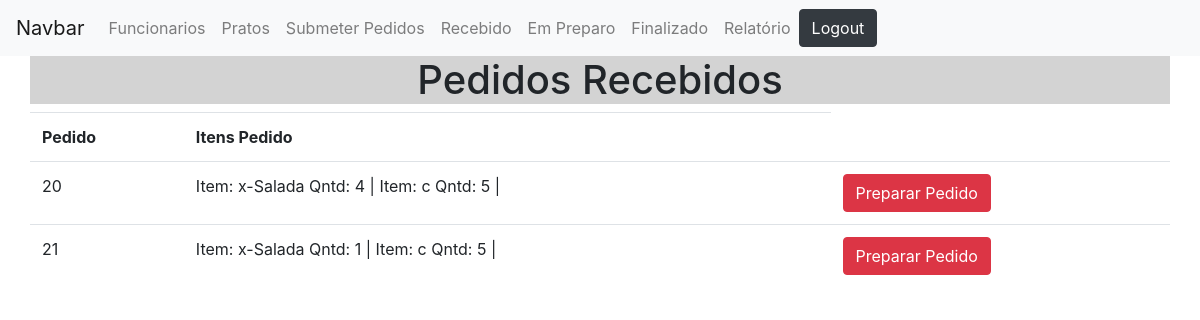
/Projeto/view/recebido.php (signed in), run on the app's committed database.
### tables this page shows
CREATE TABLE `pedidos` (
  `id` int(11) NOT NULL,
  `dataPedido` date NOT NULL DEFAULT current_timestamp(),
  `funcionarios_id` int(11) NOT NULL,
  `status_idStatus` int(11) NOT NULL DEFAULT 1,
  `idCozinheiro` int(11) DEFAULT NULL,
  `dataFinalizado` date DEFAULT NULL,
  `dataEntrega` date DEFAULT NULL
);

### Projeto/class/Conexao.php (called while the page is built, shortened)
<?php
abstract class Conexao{
    public function __construct()
    {
        $this->user = 'root';
        $this->pass = '';
        $this->dbname = 'projeto-ultimo';
        try {
        $this->pdo = new PDO("mysql:host=localhost; dbname=$this->dbname;charset=utf8", $this->user, $this->pass);
        } catch (PDOException $e) {
        echo 'Erro ao conectar com o banco de dados<br>';
        echo $e->getMessage();
        }
    }
}

### Projeto/class/Pedido.php (called while the page is built, shortened)
<?php
require_once 'Conexao.php';
final class Pedido extends Conexao {
    public function getPedidosRecebidos(){
        $stmt = $this->pdo->prepare("SELECT p.id as idPedido from pedidos p where p.status_idStatus = 1");
        $stmt->execute();
        return $stmt;
    }
    public function getItens($id){
        $stmt = $this->pdo->prepare("SELECT p.nome, i.qtd, p.preco from item_pedido i, pratos p where pedido_id = $id and p.id = i.prato_id");
        $stmt->execute();
        return $stmt;
    }
}

### Projeto/view/recebido.php (the view, shortened to what this page needs)
<!DOCTYPE html>
<html >
    <head>
        <link rel="stylesheet" href="https://stackpath.bootstrapcdn.com/bootstrap/4.3.1/css/bootstrap.min.css">
    </head>
    <body>
    <?php
        require_once '../class/Pedido.php';
    ?>
    <nav class="navbar navbar-expand-lg navbar-light bg-light" id="navbar">
    <a class="navbar-brand" href="#">Navbar</a>
    <div class="collapse navbar-collapse" id="navbarNavAltMarkup">
        <div class="navbar-nav">
        <?php
            if($_SESSION['cargo'] == 1){
                echo "
                <a class='nav-item nav-link' href='crudFuncionarios.php'>Funcionarios</a>
                <a class='nav-item nav-link' href='crudPratos.php'>Pratos</a>
                <a class='nav-item nav-link' href='submeterPedido.php'>Submeter Pedidos</a>
                <a class='nav-item nav-link' href='recebido.php'>Recebido</a>
                <a class='nav-item nav-link' href='PedidoEmPreparo.php'>Em Preparo</a>
                <a class='nav-item nav-link' href='PedidoFinalizado.php'>Finalizado</a>
                <a class='nav-item nav-link' href='Relatorio.php'>Relatório</a>
                ";
            }else if($_SESSION['cargo'] == 2){
                echo "
                <a class='nav-item nav-link' href='crudPratos.php'>Pratos</a>
                <a class='nav-item nav-link' href='recebido.php'>Recebido</a>
                <a class='nav-item nav-link' href='PedidoEmPreparo.php'>Em Preparo</a>
                <a class='nav-item nav-link' href='PedidoFinalizado.php'>Finalizado</a>
                ";
            }
        ?>
        </div>
        <div id="btnLogout">
        <a class="btn btn-dark" href="href=../controller/logout.php">Logout</a>
        </div>
    </div>
    </nav>
    <div class="container">
        <div class="row">
            <table class="table">
                <thead>
                    <thead >
                        <h1 style="text-align: center; width: 100%; background-color: #d3d3d3">Pedidos Recebidos</h1>
                    </thead>
                    <tr>
                        <th>Pedido</th>
                        <th>Itens Pedido</th>
                    </tr>
                </thead>
                <?php
                    $pedido = new Pedido();
                    $resultado = $pedido->getPedidosRecebidos();
                    while($result = $resultado->fetch(PDO::FETCH_OBJ)){
                        echo "
                        <tr>
                            <td>$result->idPedido</td>
                        ";
                        $auxResultado = $pedido->getItens($result->idPedido);
                        echo "<td>";
                        while($auxResult = $auxResultado->fetch(PDO::FETCH_OBJ)){
                            echo "Item: " . $auxResult->nome . " Qntd: " . $auxResult->qtd . " | ";
                        }
                        echo "</td>";
                        if($_SESSION['cargo']  != 3){
                            echo "<td><a href=../controller/pedidoController.php?preparar=$result->idPedido class='btn btn-danger'>Preparar Pedido</a></td>";
                        }
                    }
                    ?>
            </table>
        </div>
    </div>
    </body>
</html>

### data on the page
pedidos: id "20", nome "x-Salada", qtd "4", nome "c", qtd "5"
pedidos: id "21", nome "x-Salada", qtd "1", nome "c", qtd "5"
